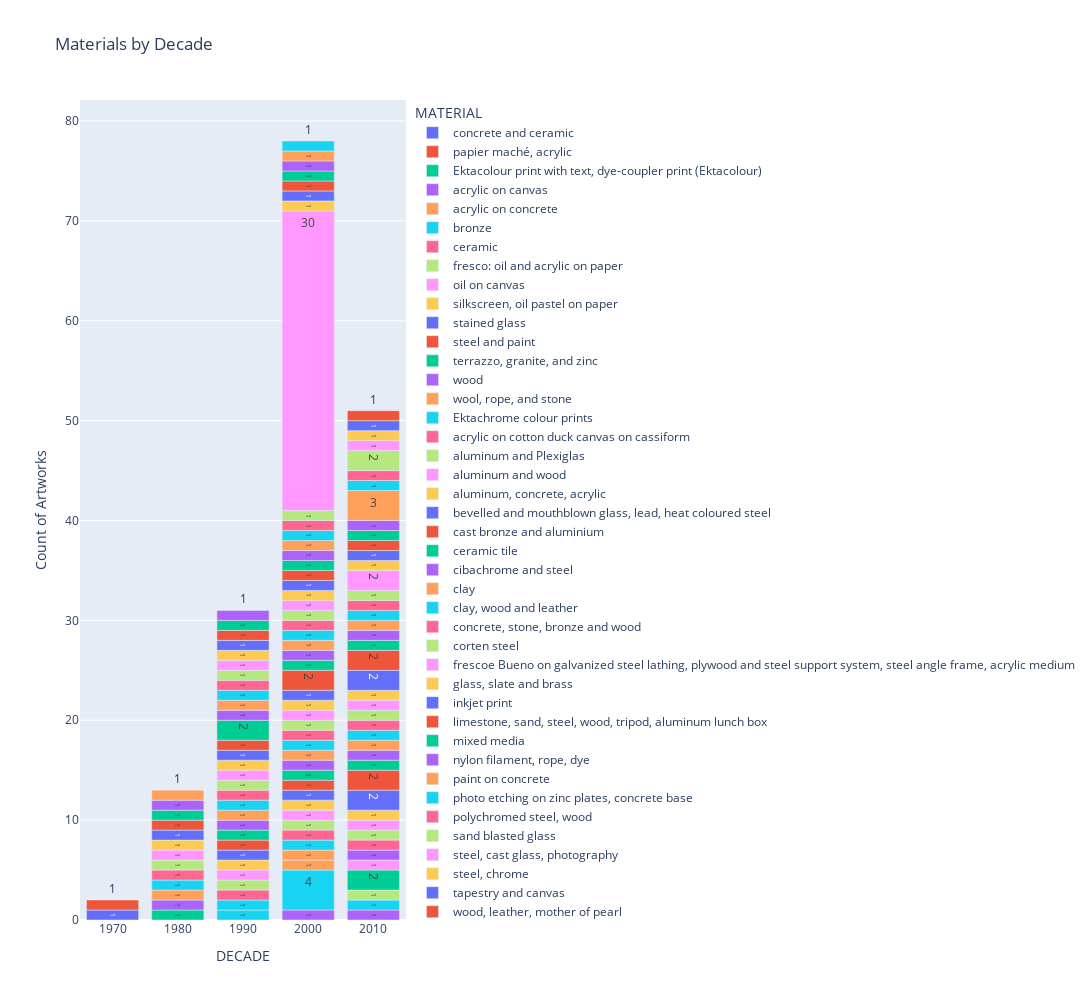

Notebook code for this chart:
### Code cell
# Creating the stacked bar chart
fig = px.bar(
    materials, x='DECADE', y='Counts', color='MATERIAL', title='Materials by Decade', labels={'Counts': 'Count of Artworks'}, text='Counts'
)

# setting the layout of the graph
fig.update_layout(
    width=1500,  
    height=1000  
)

# Show the figure
fig.show()

# Source: https://plotly.com/python/bar-charts/
